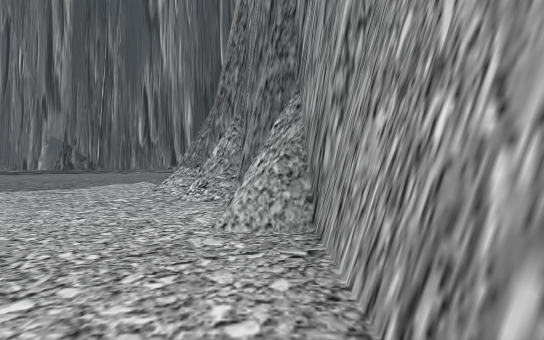
view 1 (above)

17 first-person views from a walk through a Unity game level. The camera is 1.3 m above the floor, tilts 2° down and sees 80° across. The floor is counted in squares, 2 m on a side. Each view is taken from the middle of a square. On the plan, view 1 faces up. The plan holds only what a view shows up to about 10 squares ahead; the rest is blank. The place goes on beyond the plan.

view 2
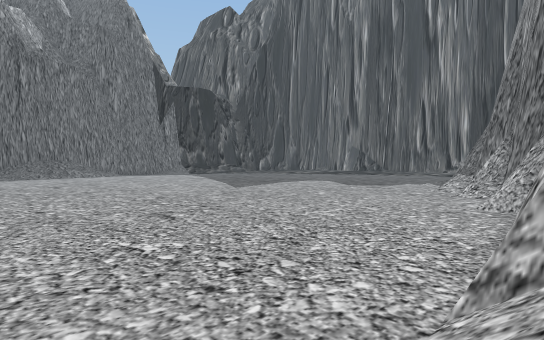

view 3
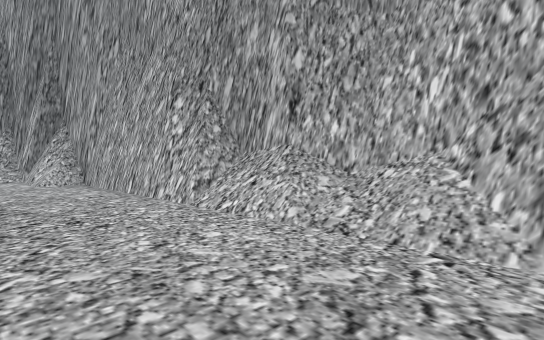

view 4
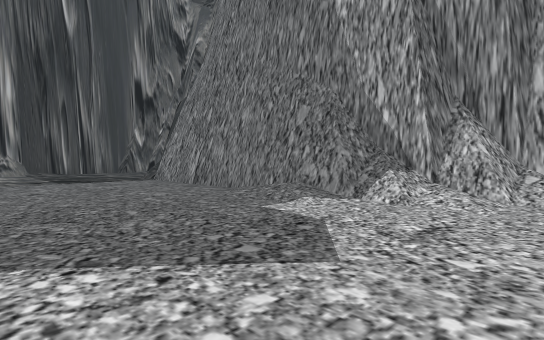

view 5
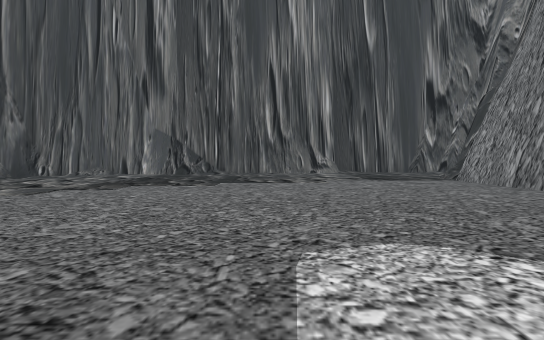

view 6
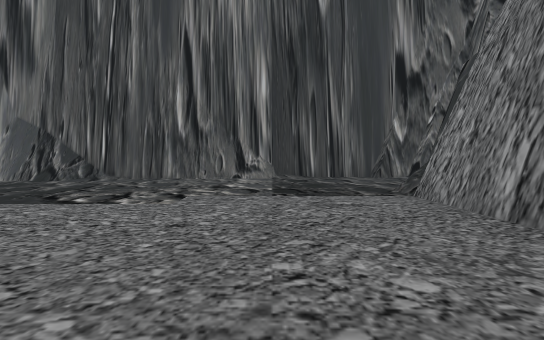

view 7
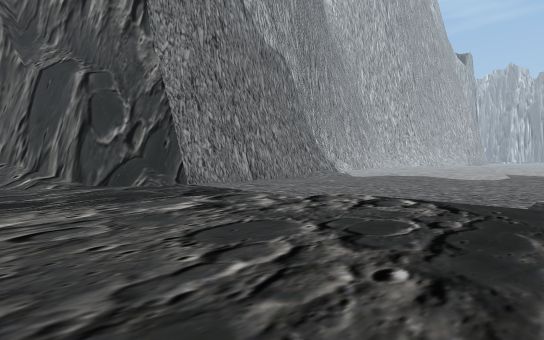

view 8
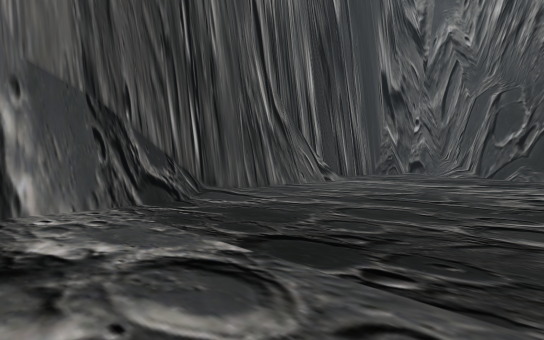

view 9
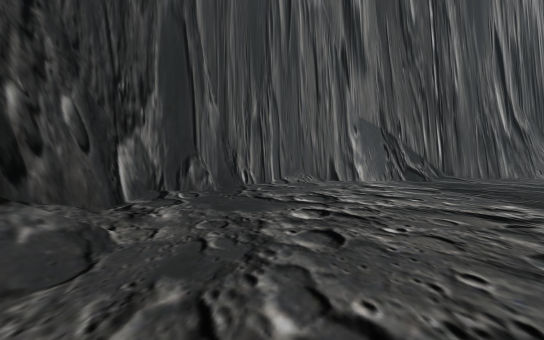

view 10
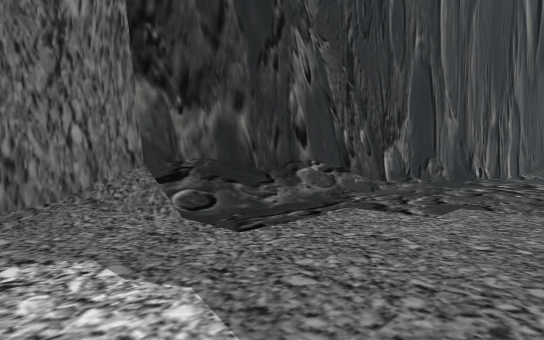

view 11
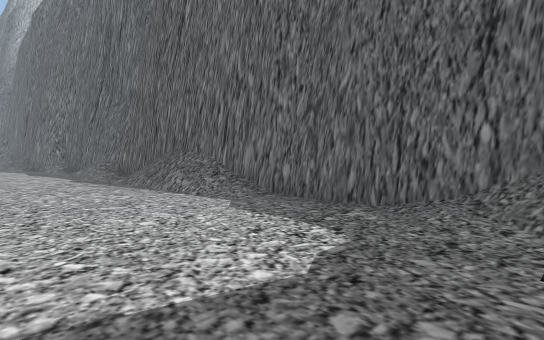

view 12
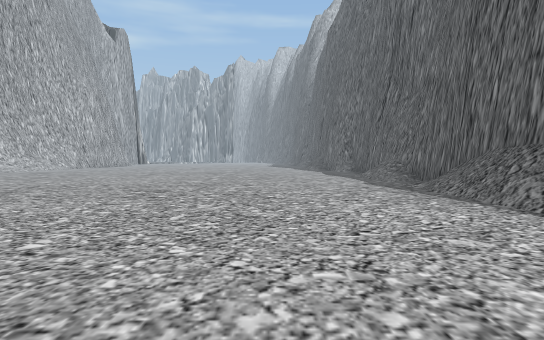

view 13
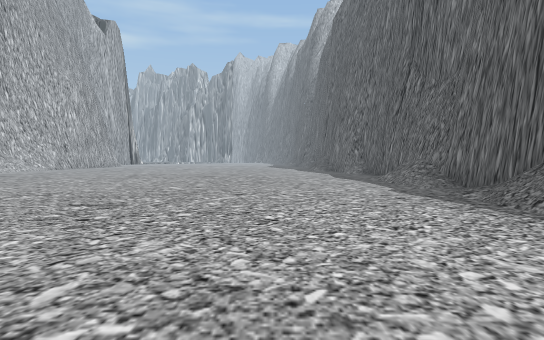

view 14
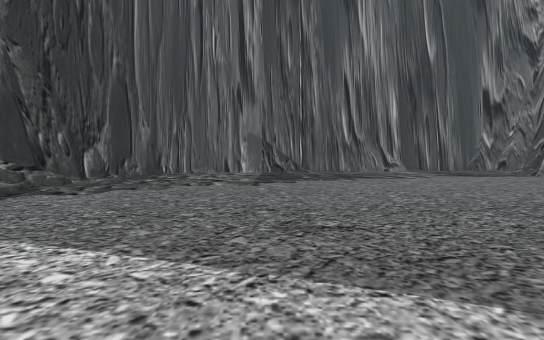

view 15
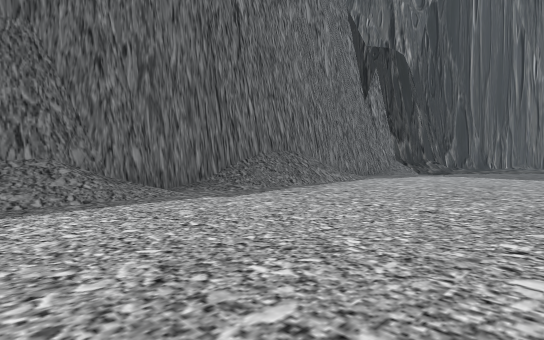

view 16
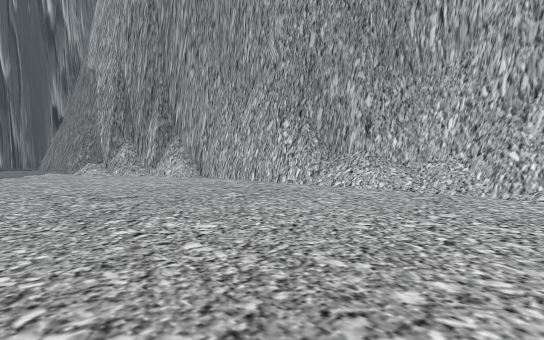

view 17
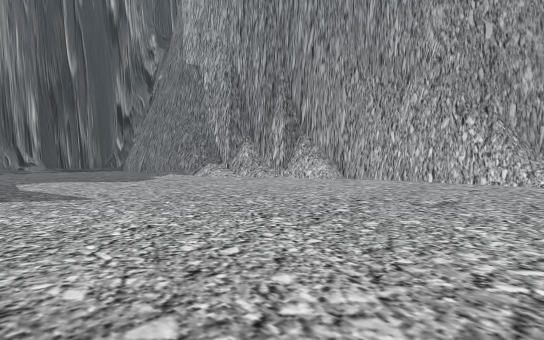

### Floor plan
Points are (right, up) in squares from view 1. A wall is a line through its corners. A room is listed if a view was taken in it or the views show most of it. See-through windows are left out.
Room 1 (views 1, 2, 3, 4, 5, 6, 7, 8, 9, 10, 11, 12, 13, 14, 15, 16, 17)
walls: (-2.3, 7.8) (-2.4, 8.8); (-2.5, 8.8) (-2.5, 14.5); (-1.9, 7.8) (-2.3, 8.1); (-2.2, 8.9) (-2.2, 9.8); (-1.2, 5.9) (-1.5, 7.8) (-2.1, 8.2) (-2.2, 8.8); (-1.5, 8) (-2, 8.4); (-1.4, 7.8) (-1.6, 8.4); (-0.8, 4.9) (-0.9, 5.8); (-2.2, 9.9) (-2.2, 11); (-0.6, 5.9) (-1.4, 6.2); (-0.5, 6.1) (-1, 6.3) (-1.1, 6.8) (-1.5, 7); (-0.3, 4) (-0.3, 4.8); (-0.1, 4.8) (-0.5, 5) (-0.8, 6.9); (0.1, 3.9) (-0.2, 4.3); (-18.2, 6.9) (-18.5, 4.8); (0.4, 4.2) (0.1, 4.6); (0.4, 3.9) (-0.1, 4.4); (-18.5, 5.7) (-18.6, 4.8); (-2.2, 11.9) (-2.2, 12.8); (0.6, 2.9) (0.3, 4.6); (-18.1, 0.1) (-18.3, -4.1); (-2.2, 12.9) (-2.2, 13.8); (-2.2, 13.5) (-2.2, 14); (-2.2, 13.9) (-2.2, 14.5) (-1.5, 15.7); (-1.9, 14.7) (-1.5, 15.2); (-18.3, 12.7) (-18.2, 10.6); (1.2, -2.1) (0.5, -1.7) (0.5, 3); (-2.3, 15.5) (0.1, 18.2); (1.6, -2) (1.3, -1.5) (1, -1.3); (1.6, -2.1) (0.7, -1.6); (-18.3, -3.9) (-18.3, -6.9); (-1.6, 15.6) (-1.3, 16.6); (-1.3, 15.5) (-1.3, 16); (1.5, -2.8) (1.6, -1.9) (0.7, -1.4) (0.7, -1); (-18.1, 14.5) (-18.1, 13.5); (-18.2, 14.5) (-18.3, -1.1); (-18.3, -4.8) (-18.5, -5.4) (-18.4, -6); (-18.1, 15.1) (-18.3, 14.6); (-18.4, -4.9) (-18.2, -5.9); (1.7, -4) (1.4, -1.8); (-12.2, 18.7) (-15, 18.7) (-15.4, 18.5); (-18.4, -5.8) (-18.5, -6.9); (-11.7, 19.1) (-12.2, 18.9) (-13, 18.9); (1.5, -4.9) (1.6, -3.9); (-12.7, 19) (-13.4, 18.8); (-13.2, 18.9) (-13.8, 18.9) (-14.4, 18.6); (1.6, -5) (1.7, -4.5); (-16.1, 17.8) (-17.1, 17.5) (-17.3, 16.6) (-17.6, 16.1) (-17.6, 15.4) (-18.2, 14.7); (-11.4, 19.5) (-12.4, 19); (-16.6, 17.6) (-17.2, 17); (0.9, -5.9) (1.2, -5.4); (-11.2, 19.6) (-12.2, 19.5); (-11.8, 19.5) (-12.3, 19.3); (-0.6, 17.2) (0.2, 18.1); (0.5, -6.5) (0.6, -5.9); (1.2, -5.9) (1.4, -5.5); (-15.1, 18.7) (-17.3, 16.7); (1.3, -5.9) (1.7, -4.8); (0.7, -6.5) (0.9, -5.8)
low walls: (-0.9, 5.8) (-1.2, 5.9); (-2.5, 14.5) (-2, 15.1); (-17.1, 14.5) (-17.2, 13.5); (-10.5, 19.5) (-11.3, 18.8); (0.6, -6.1) (1, -5.4)

Positions as (right, up) in squares from view 1, and headings:
1: (0, 0), facing up
2: (1, -4), facing up-left
3: (-2, -6), facing up-right
4: (-7, 5), facing up-right
5: (-8, 5), facing up
6: (-5, 9), facing up
7: (-10, 19), facing down-right
8: (-14, 14), facing up-right
9: (-16, 9), facing up
10: (-14, 5), facing up-left
11: (-14, 7), facing down-left
12: (-14, 5), facing down
13: (-14, 3), facing down
14: (-12, 3), facing up
15: (-12, -7), facing up-left
16: (-6, -7), facing up-right
17: (-9, -3), facing up-right
